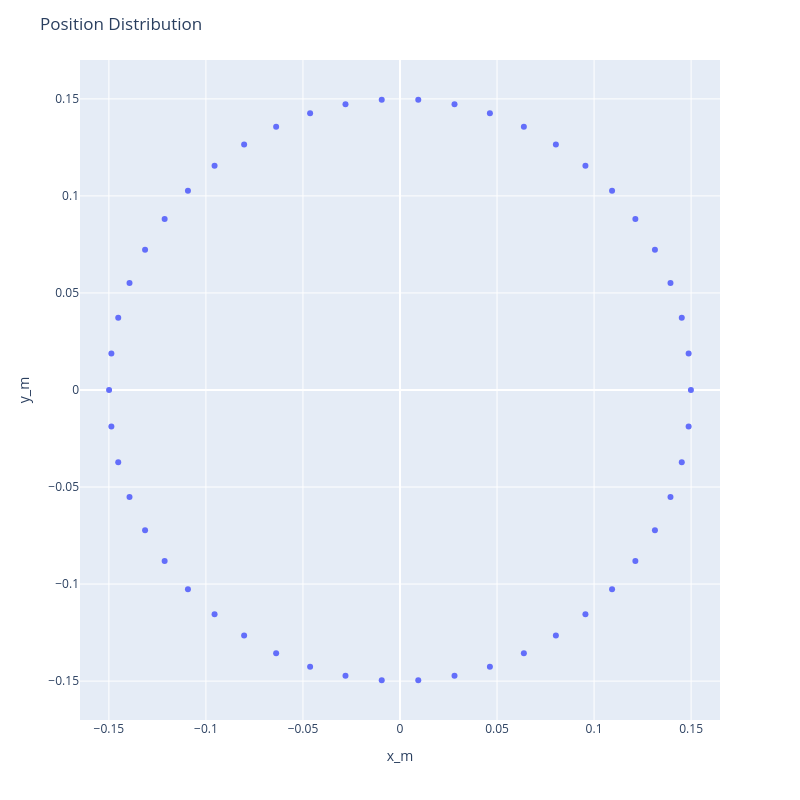

The notebook cell this image was saved under:
### Markdown cell above
## Circular

### Code cell
cf = Frequency(1, FrequencyUnit.GIGAHERTZ)
distance = convert.cf_to_min_dist(cf)
linera_array_geometry = geometry.Circular(50, distance)
linera_array_geometry.plot.geometry()

### Figure 1 — Plotly figure (JSON) as saved in the notebook; plotly's stock layout.template omitted (floating-point values rounded to 4 significant figures)
{"data": [{"hovertemplate": "x_m=%{x}<br>y_m=%{y}<extra></extra>", "legendgroup": "", "marker": {"color": "#636efa", "symbol": "circle"}, "mode": "markers", "name": "", "orientation": "v", "showlegend": false, "type": "scatter", "x": [0.1499, 0.1487, 0.1452, 0.1394, 0.1314, 0.1213, 0.1093, 0.09555, 0.08032, 0.06382, 0.04632, 0.02809, 0.009412, -0.009412, -0.02809, -0.04632, -0.06382, -0.08032, -0.09555, -0.1093, -0.1213, -0.1314, -0.1394, -0.1452, -0.1487, -0.1499, -0.1487, -0.1452, -0.1394, -0.1314, -0.1213, -0.1093, -0.09555, -0.08032, -0.06382, -0.04632, -0.02809, -0.009412, 0.009412, 0.02809, 0.04632, 0.06382, 0.08032, 0.09555, 0.1093, 0.1213, 0.1314, 0.1394, 0.1452, 0.1487], "xaxis": "x", "y": [0.0, 0.01879, 0.03728, 0.05518, 0.07221, 0.08811, 0.1026, 0.1155, 0.1266, 0.1356, 0.1426, 0.1472, 0.1496, 0.1496, 0.1472, 0.1426, 0.1356, 0.1266, 0.1155, 0.1026, 0.08811, 0.07221, 0.05518, 0.03728, 0.01879, -4.821e-17, -0.01879, -0.03728, -0.05518, -0.07221, -0.08811, -0.1026, -0.1155, -0.1266, -0.1356, -0.1426, -0.1472, -0.1496, -0.1496, -0.1472, -0.1426, -0.1356, -0.1266, -0.1155, -0.1026, -0.08811, -0.07221, -0.05518, -0.03728, -0.01879], "yaxis": "y"}], "layout": {"height": 800, "legend": {"tracegroupgap": 0}, "margin": {"t": 60}, "title": {"text": "Position Distribution"}, "width": 800, "xaxis": {"anchor": "y", "domain": [0, 1], "range": [-0.1649, 0.1649], "title": {"text": "x_m"}}, "yaxis": {"anchor": "x", "domain": [0, 1], "range": [-0.1649, 0.1649], "scaleanchor": "x", "title": {"text": "y_m"}}}}
